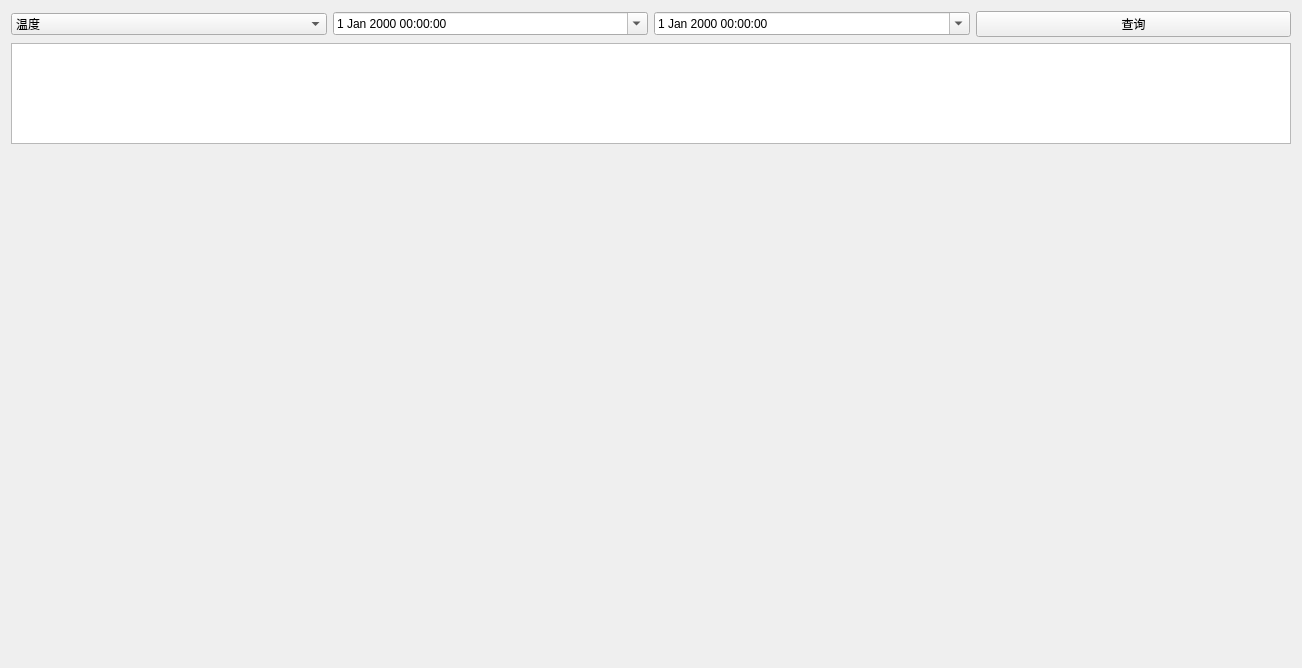
<?xml version="1.0" encoding="UTF-8"?>
<ui version="4.0">
 <class>HistoryPage</class>
 <widget class="QWidget" name="HistoryPage">
  <property name="geometry">
   <rect>
    <x>0</x>
    <y>0</y>
    <width>1302</width>
    <height>668</height>
   </rect>
  </property>
  <property name="windowTitle">
   <string>Form</string>
  </property>
  <layout class="QVBoxLayout" name="verticalLayout" stretch="0,1,5">
   <item>
    <layout class="QHBoxLayout" name="horizontalLayout" stretch="0,0,0,0">
     <item>
      <widget class="QComboBox" name="comboBox">
       <item>
        <property name="text">
         <string>温度</string>
        </property>
       </item>
       <item>
        <property name="text">
         <string>湿度</string>
        </property>
       </item>
       <item>
        <property name="text">
         <string>烟雾</string>
        </property>
       </item>
       <item>
        <property name="text">
         <string>红外</string>
        </property>
       </item>
      </widget>
     </item>
     <item>
      <widget class="QDateTimeEdit" name="dateTimeEdit">
       <property name="calendarPopup">
        <bool>true</bool>
       </property>
      </widget>
     </item>
     <item>
      <widget class="QDateTimeEdit" name="dateTimeEdit_2">
       <property name="calendarPopup">
        <bool>true</bool>
       </property>
      </widget>
     </item>
     <item>
      <widget class="QPushButton" name="pushButton">
       <property name="text">
        <string>查询</string>
       </property>
      </widget>
     </item>
    </layout>
   </item>
   <item>
    <widget class="QTableWidget" name="tableWidget"/>
   </item>
   <item>
    <widget class="QChartView" name="widget" native="true"/>
   </item>
  </layout>
 </widget>
 <customwidgets>
  <customwidget>
   <class>QChartView</class>
   <extends>QWidget</extends>
   <header location="global">QtCharts/QChartView</header>
   <container>1</container>
  </customwidget>
 </customwidgets>
 <resources/>
 <connections/>
</ui>
